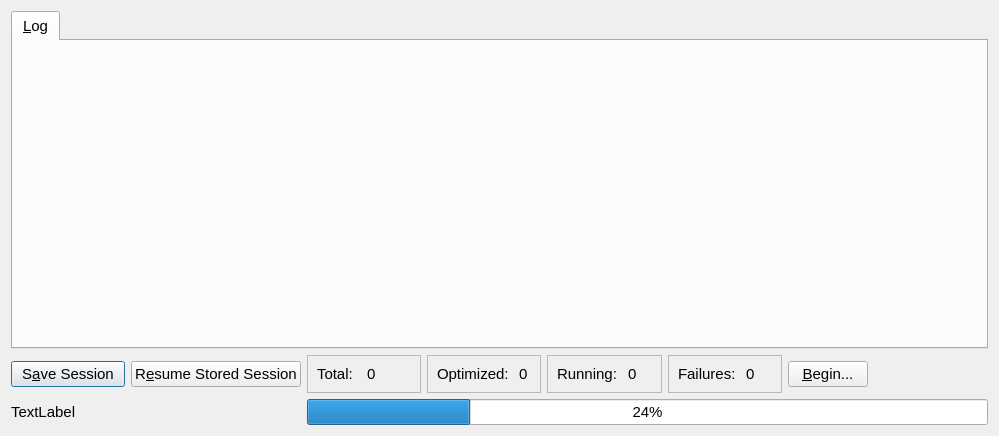
<?xml version="1.0" encoding="UTF-8"?>
<ui version="4.0">
 <class>GlobalSearchDialog</class>
 <widget class="QDialog" name="GlobalSearchDialog">
  <property name="geometry">
   <rect>
    <x>0</x>
    <y>0</y>
    <width>999</width>
    <height>436</height>
   </rect>
  </property>
  <property name="sizePolicy">
   <sizepolicy hsizetype="Preferred" vsizetype="Preferred">
    <horstretch>0</horstretch>
    <verstretch>0</verstretch>
   </sizepolicy>
  </property>
  <property name="font">
   <font>
    <pointsize>11</pointsize>
   </font>
  </property>
  <property name="windowTitle">
   <string>Generic Global Search Dialog Window</string>
  </property>
  <layout class="QGridLayout" name="gridLayout">
   <item row="4" column="2">
    <widget class="QFrame" name="frame_3">
     <property name="frameShape">
      <enum>QFrame::StyledPanel</enum>
     </property>
     <property name="frameShadow">
      <enum>QFrame::Raised</enum>
     </property>
     <layout class="QGridLayout" name="gridLayout_4">
      <item row="0" column="0">
       <widget class="QLabel" name="label_2">
        <property name="text">
         <string>Total:</string>
        </property>
       </widget>
      </item>
      <item row="0" column="1">
       <widget class="QLabel" name="label_tot">
        <property name="text">
         <string>0</string>
        </property>
       </widget>
      </item>
     </layout>
    </widget>
   </item>
   <item row="5" column="0" colspan="2">
    <widget class="QLabel" name="label_prog">
     <property name="text">
      <string>TextLabel</string>
     </property>
    </widget>
   </item>
   <item row="4" column="0">
    <widget class="QPushButton" name="push_save">
     <property name="text">
      <string>S&amp;ave Session</string>
     </property>
    </widget>
   </item>
   <item row="4" column="3">
    <widget class="QFrame" name="frame">
     <property name="frameShape">
      <enum>QFrame::StyledPanel</enum>
     </property>
     <property name="frameShadow">
      <enum>QFrame::Raised</enum>
     </property>
     <layout class="QGridLayout" name="gridLayout_2">
      <item row="0" column="0">
       <widget class="QLabel" name="label">
        <property name="text">
         <string>Optimized: </string>
        </property>
       </widget>
      </item>
      <item row="0" column="1">
       <widget class="QLabel" name="label_opt">
        <property name="text">
         <string>0</string>
        </property>
       </widget>
      </item>
     </layout>
    </widget>
   </item>
   <item row="5" column="2" colspan="6">
    <widget class="QProgressBar" name="progbar">
     <property name="value">
      <number>24</number>
     </property>
    </widget>
   </item>
   <item row="2" column="0" colspan="8">
    <widget class="QTabWidget" name="tabs">
     <property name="currentIndex">
      <number>0</number>
     </property>
     <widget class="QWidget" name="tab_log">
      <attribute name="title">
       <string>&amp;Log</string>
      </attribute>
      <layout class="QGridLayout" name="gridLayout_7"/>
     </widget>
    </widget>
   </item>
   <item row="4" column="5">
    <widget class="QFrame" name="frame_4">
     <property name="frameShape">
      <enum>QFrame::StyledPanel</enum>
     </property>
     <property name="frameShadow">
      <enum>QFrame::Raised</enum>
     </property>
     <layout class="QGridLayout" name="gridLayout_5">
      <item row="0" column="0">
       <widget class="QLabel" name="label_7">
        <property name="text">
         <string>Failures: </string>
        </property>
       </widget>
      </item>
      <item row="0" column="1">
       <widget class="QLabel" name="label_fail">
        <property name="text">
         <string>0</string>
        </property>
       </widget>
      </item>
     </layout>
    </widget>
   </item>
   <item row="4" column="1">
    <widget class="QPushButton" name="push_resume">
     <property name="text">
      <string>R&amp;esume Stored Session</string>
     </property>
    </widget>
   </item>
   <item row="4" column="6">
    <widget class="QPushButton" name="push_begin">
     <property name="sizePolicy">
      <sizepolicy hsizetype="Fixed" vsizetype="Fixed">
       <horstretch>0</horstretch>
       <verstretch>0</verstretch>
      </sizepolicy>
     </property>
     <property name="text">
      <string>&amp;Begin...</string>
     </property>
    </widget>
   </item>
   <item row="4" column="4">
    <widget class="QFrame" name="frame_2">
     <property name="frameShape">
      <enum>QFrame::StyledPanel</enum>
     </property>
     <property name="frameShadow">
      <enum>QFrame::Raised</enum>
     </property>
     <layout class="QGridLayout" name="gridLayout_3">
      <item row="0" column="0">
       <widget class="QLabel" name="label_3">
        <property name="text">
         <string>Running: </string>
        </property>
       </widget>
      </item>
      <item row="0" column="1">
       <widget class="QLabel" name="label_run">
        <property name="text">
         <string>0</string>
        </property>
       </widget>
      </item>
     </layout>
    </widget>
   </item>
  </layout>
 </widget>
 <tabstops>
  <tabstop>tabs</tabstop>
  <tabstop>push_save</tabstop>
  <tabstop>push_resume</tabstop>
  <tabstop>push_begin</tabstop>
 </tabstops>
 <resources/>
 <connections/>
</ui>
